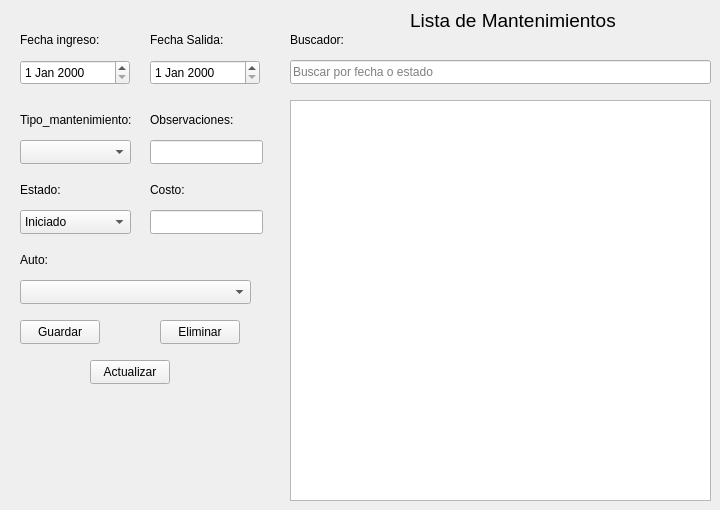
        <widget class="QWidget" name="Mantenimientos">
         <attribute name="title">
          <string>Mantenimientos</string>
         </attribute>
         <widget class="QLabel" name="lblBuscadorMantenimiento">
          <property name="geometry">
           <rect>
            <x>290</x>
            <y>20</y>
            <width>75</width>
            <height>40</height>
           </rect>
          </property>
          <property name="text">
           <string>Buscador:</string>
          </property>
         </widget>
         <widget class="QLabel" name="lblListaMantenimientos">
          <property name="geometry">
           <rect>
            <x>410</x>
            <y>0</y>
            <width>211</width>
            <height>41</height>
           </rect>
          </property>
          <property name="font">
           <font>
            <pointsize>14</pointsize>
           </font>
          </property>
          <property name="text">
           <string>Lista de Mantenimientos</string>
          </property>
         </widget>
         <widget class="QDateEdit" name="dteFechaIngresoMantenimiento">
          <property name="geometry">
           <rect>
            <x>20</x>
            <y>60</y>
            <width>110</width>
            <height>25</height>
           </rect>
          </property>
         </widget>
         <widget class="QLabel" name="lblFechaIngresoMantenimiento">
          <property name="geometry">
           <rect>
            <x>20</x>
            <y>20</y>
            <width>81</width>
            <height>40</height>
           </rect>
          </property>
          <property name="text">
           <string>Fecha ingreso:</string>
          </property>
         </widget>
         <widget class="QPushButton" name="btnEliminarMantenimiento">
          <property name="geometry">
           <rect>
            <x>160</x>
            <y>320</y>
            <width>80</width>
            <height>24</height>
           </rect>
          </property>
          <property name="text">
           <string>Eliminar</string>
          </property>
         </widget>
         <widget class="QPushButton" name="btnActualizarMantenimiento">
          <property name="geometry">
           <rect>
            <x>90</x>
            <y>360</y>
            <width>80</width>
            <height>24</height>
           </rect>
          </property>
          <property name="text">
           <string>Actualizar</string>
          </property>
         </widget>
         <widget class="QLabel" name="lblObservacionesMantenimiento">
          <property name="geometry">
           <rect>
            <x>150</x>
            <y>100</y>
            <width>111</width>
            <height>40</height>
           </rect>
          </property>
          <property name="text">
           <string>Observaciones:</string>
          </property>
         </widget>
         <widget class="QLineEdit" name="txtBuscadorMantenimiento">
          <property name="geometry">
           <rect>
            <x>290</x>
            <y>60</y>
            <width>421</width>
            <height>24</height>
           </rect>
          </property>
          <property name="placeholderText">
           <string>Buscar por fecha o estado</string>
          </property>
         </widget>
         <widget class="QLabel" name="lblFechaSalidaMantenimiento">
          <property name="geometry">
           <rect>
            <x>150</x>
            <y>20</y>
            <width>75</width>
            <height>40</height>
           </rect>
          </property>
          <property name="text">
           <string>Fecha Salida:</string>
          </property>
         </widget>
         <widget class="QPushButton" name="btnGuardarMantenimiento">
          <property name="geometry">
           <rect>
            <x>20</x>
            <y>320</y>
            <width>80</width>
            <height>24</height>
           </rect>
          </property>
          <property name="text">
           <string>Guardar</string>
          </property>
         </widget>
         <widget class="QDateEdit" name="dteFechaSalidaMantenimiento">
          <property name="geometry">
           <rect>
            <x>150</x>
            <y>60</y>
            <width>110</width>
            <height>25</height>
           </rect>
          </property>
         </widget>
         <widget class="QLabel" name="lblTipoMantenimiento">
          <property name="geometry">
           <rect>
            <x>20</x>
            <y>100</y>
            <width>121</width>
            <height>40</height>
           </rect>
          </property>
          <property name="text">
           <string>Tipo_mantenimiento:</string>
          </property>
         </widget>
         <widget class="QComboBox" name="cmbTipoMantenimiento">
          <property name="geometry">
           <rect>
            <x>20</x>
            <y>140</y>
            <width>111</width>
            <height>24</height>
           </rect>
          </property>
         </widget>
         <widget class="QLineEdit" name="txtObservacionesMantenimiento">
          <property name="geometry">
           <rect>
            <x>150</x>
            <y>140</y>
            <width>113</width>
            <height>24</height>
           </rect>
          </property>
         </widget>
         <widget class="QLabel" name="lblEstadoMantenimiento">
          <property name="geometry">
           <rect>
            <x>20</x>
            <y>170</y>
            <width>121</width>
            <height>40</height>
           </rect>
          </property>
          <property name="text">
           <string>Estado:</string>
          </property>
         </widget>
         <widget class="QComboBox" name="cmbEstadoMantenimiento">
          <property name="geometry">
           <rect>
            <x>20</x>
            <y>210</y>
            <width>111</width>
            <height>24</height>
           </rect>
          </property>
          <item>
           <property name="text">
            <string>Iniciado</string>
           </property>
          </item>
          <item>
           <property name="text">
            <string>Finalizado</string>
           </property>
          </item>
         </widget>
         <widget class="QLabel" name="lblCostoMantenimiento">
          <property name="geometry">
           <rect>
            <x>150</x>
            <y>170</y>
            <width>111</width>
            <height>40</height>
           </rect>
          </property>
          <property name="text">
           <string>Costo:</string>
          </property>
         </widget>
         <widget class="QLineEdit" name="txtCostoMantenimiento">
          <property name="geometry">
           <rect>
            <x>150</x>
            <y>210</y>
            <width>113</width>
            <height>24</height>
           </rect>
          </property>
         </widget>
         <widget class="QTableWidget" name="tblMantenimientos">
          <property name="geometry">
           <rect>
            <x>290</x>
            <y>100</y>
            <width>421</width>
            <height>401</height>
           </rect>
          </property>
         </widget>
         <widget class="QComboBox" name="cmbAutoMantenimiento">
          <property name="geometry">
           <rect>
            <x>20</x>
            <y>280</y>
            <width>231</width>
            <height>24</height>
           </rect>
          </property>
         </widget>
         <widget class="QLabel" name="lblEstadoMantenimiento_2">
          <property name="geometry">
           <rect>
            <x>20</x>
            <y>240</y>
            <width>121</width>
            <height>40</height>
           </rect>
          </property>
          <property name="text">
           <string>Auto:</string>
          </property>
         </widget>
        </widget>
